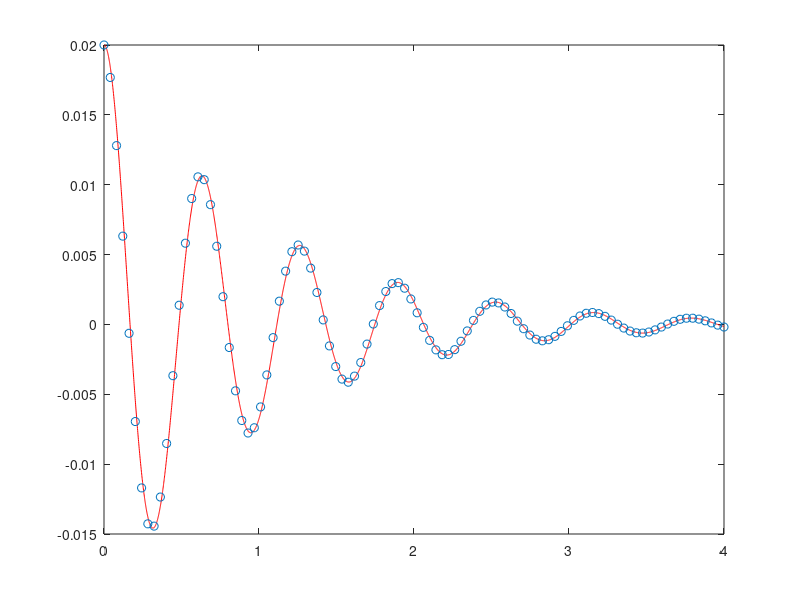

MATLAB code for this plot:
clear;
clc;


N = 4000;
%ODE System Init
eqNo = 2;
y = zeros(N,eqNo);
%Damped- unforced oscillator
e = 0.1;
w = 10;
f = {@(x,y) (y(2));
     @(x,y) -(2*e*w*y(2) + w^2*y(1))};
y(1,1) = 0.02;
y(1,2) = 0;
T = 4.0;
h = T/N;
x = linspace(0,T,N);

% %Non-stiff Van-der-Pol Oscillator
% mu = 1.0;
% f = {@(x,y) (y(2));
%      @(x,y) (mu*(1.0 - y(1)^2)*y(2) - y(1))};
% y(1,1) = 2.0;
% y(1,2) = 0;
% T = 20;
% h = T/N;
% x = linspace(0,T,N);

% %Stiff Van-der-Pol Oscillator
% mu = 1000.0;
% f = {@(x,y) (y(2));
%      @(x,y) (mu*(1.0 - y(1)^2)*y(2) - y(1))};
% y(1,1) = 2.0;
% y(1,2) = 0;
% T = 3000;
% h = T/N;
% x = linspace(0,T,N);
 
 

%Standard RK4
order = 4;
c = [0.0,0.5,0.5,0.0];
b = [1.0/6.0,2.0/6.0,2.0/6.0,1.0/6.0];
k = zeros(order,eqNo);
A = [0,0,0,0;
    0.5,0,0,0;
    0,0.5,0,0;
    0,0,1.0,0];

for i=2:N
        for ii=1:eqNo
            k(1,ii) = f{ii}(x(i-1),y(i-1,:));
        end
        for j = 2:order
            temp = repmat(A(j,1:j-1),eqNo,1);
            for ii=1:eqNo
                k(j,ii) = f{ii}(x(i-1) + c(j)*h, y(i-1,:) + h*dot(temp',k(1:j-1,:),1));
            end
        end
        for ii=1:eqNo
            y(i,ii) = y(i-1,ii) + h*dot(b,k(:,ii));
        end
%     k(1,1) = f{1}(x(i-1),y(i-1,:));
%     k(1,2) = f{2}(x(i-1),y(i-1,:));
%     k(2,1) = f{1}(x(i-1) + c(2)*h, [y(i-1,1)+h*A(2,1)*k(1,1), y(i-1,2)+h*A(2,1)*k(1,2)]);
%     k(2,2) = f{2}(x(i-1) + c(2)*h, [y(i-1,1)+h*A(2,1)*k(1,1), y(i-1,2)+h*A(2,1)*k(1,2)]);
%     k(3,1) = f{1}(x(i-1) + c(3)*h, [y(i-1,1)+h*(A(3,2)*k(2,1)), y(i-1,2)+h*(A(3,2)*k(2,2))]);
%     k(3,2) = f{2}(x(i-1) + c(3)*h, [y(i-1,1)+h*(A(3,2)*k(2,1)), y(i-1,2)+h*(A(3,2)*k(2,2))]);
%     k(4,1) = f{1}(x(i-1) + c(4)*h, [y(i-1,1)+h*(A(4,3)*k(3,1)), y(i-1,2)+h*(A(4,3)*k(3,2))]);
%     k(4,2) = f{2}(x(i-1) + c(4)*h, [y(i-1,1)+h*(A(4,3)*k(3,1)), y(i-1,2)+h*(A(4,3)*k(3,2))]);
%     
%     y(i,1) = y(i-1,1) + h*dot(b,k(:,1));
%     y(i,2) = y(i-1,2) + h*dot(b,k(:,2));
end
%Exact solution
t = linspace(0,4,100);
exact = y(1,1)*exp(-t).*cos(9.95*t);
plot(x,y(:,1),'r',t,exact,'o');